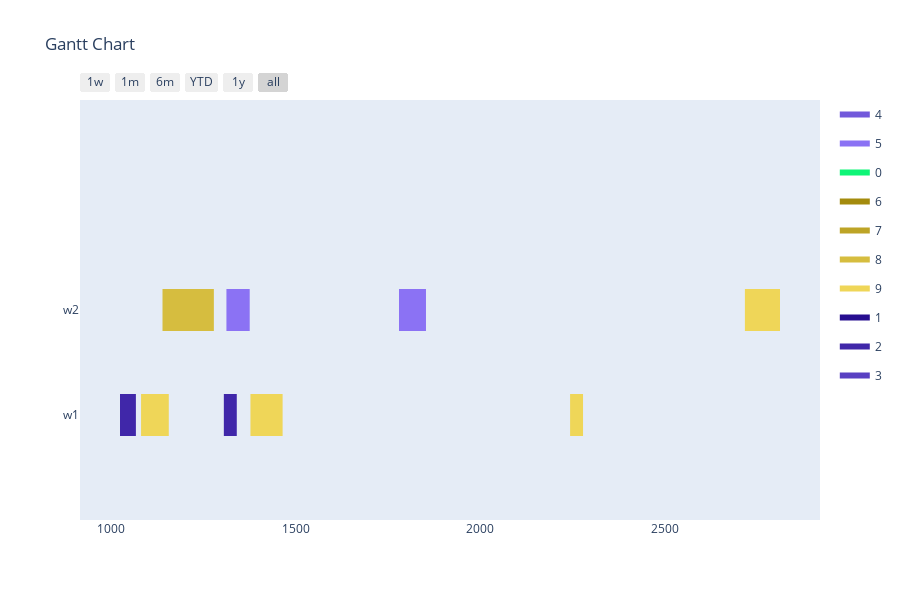

Notebook cell for this chart:
### Markdown cell above
Config 3 - Only valid mutations for time slots

### Code cell
optimizer = BaseGA(env)
optimizer.configure('tardiness', 'twopointcrossover', 'roulettewheel', 'onlyfeasibletimeslot')
last_time_slot = 0
for order in orders:
    if order[1] > last_time_slot:
        last_time_slot = order[1]
# all parameters after offspring_amount are optional (in this case -> verbose=True)
result, best_fitness_history, average_fitness_history, best_generation_history, feasible_gen = optimizer.optimize(orders, max_generations, earliest_time_slot, last_time_slot, population_size, offspring_amount, verbose=True)
workstation_assignments = reformat_result(result, orders, env)
visualize(workstation_assignments, best_fitness_history, average_fitness_history, best_generation_history, feasible_gen)

### Figure 1 — Plotly figure (JSON) as saved in the notebook; plotly's stock layout.template omitted (floating-point values rounded to 4 significant figures)
{"data": [{"fill": "toself", "fillcolor": "rgb(114, 89, 219)", "hoverinfo": "name", "legendgroup": "rgb(114, 89, 219)", "mode": "none", "name": "4", "type": "scatter", "x": [229, 282, 282, 229, 229, 746, 809, 809, 746, 746, 557, 620, 620, 557, 557, 720, 793, 793, 720], "y": [0.8, 0.8, 1.2, 1.2, null, 0.8, 0.8, 1.2, 1.2, null, 0.8, 0.8, 1.2, 1.2, null, 0.8, 0.8, 1.2, 1.2]}, {"fill": "toself", "fillcolor": "rgb(139, 114, 244)", "hoverinfo": "name", "legendgroup": "rgb(139, 114, 244)", "mode": "none", "name": "5", "type": "scatter", "x": [883, 946, 946, 883, 883, 1780, 1853, 1853, 1780, 1780, 1313, 1376, 1376, 1313, 1313, 602, 646, 646, 602], "y": [0.8, 0.8, 1.2, 1.2, null, 0.8, 0.8, 1.2, 1.2, null, 0.8, 0.8, 1.2, 1.2, null, 0.8, 0.8, 1.2, 1.2]}, {"fill": "toself", "fillcolor": "rgb(14, 245, 119)", "hoverinfo": "name", "legendgroup": "rgb(14, 245, 119)", "mode": "none", "name": "0", "type": "scatter", "x": [331, 404, 404, 331, 331, 247, 320, 320, 247, 247, 246, 319, 319, 246, 246, 294, 367, 367, 294], "y": [0.8, 0.8, 1.2, 1.2, null, 0.8, 0.8, 1.2, 1.2, null, 0.8, 0.8, 1.2, 1.2, null, 0.8, 0.8, 1.2, 1.2]}, {"fill": "toself", "fillcolor": "rgb(164, 139, 13)", "hoverinfo": "name", "legendgroup": "rgb(164, 139, 13)", "mode": "none", "name": "6", "type": "scatter", "x": [214, 287, 287, 214, 214, 245, 298, 298, 245, 245, 243, 296, 296, 243, 243, 219, 292, 292, 219], "y": [0.8, 0.8, 1.2, 1.2, null, 0.8, 0.8, 1.2, 1.2, null, 0.8, 0.8, 1.2, 1.2, null, 0.8, 0.8, 1.2, 1.2]}, {"fill": "toself", "fillcolor": "rgb(189, 164, 38)", "hoverinfo": "name", "legendgroup": "rgb(189, 164, 38)", "mode": "none", "name": "7", "type": "scatter", "x": [216, 299, 299, 216, 216, 246, 341, 341, 246, 246, 233, 328, 328, 233, 233, 310, 353, 353, 310, 310, 286, 321, 321, 286, 286, 280, 355, 355, 280], "y": [0.8, 0.8, 1.2, 1.2, null, 0.8, 0.8, 1.2, 1.2, null, 0.8, 0.8, 1.2, 1.2, null, -0.2, -0.2, 0.2, 0.2, null, -0.2, -0.2, 0.2, 0.2, null, -0.2, -0.2, 0.2, 0.2]}, {"fill": "toself", "fillcolor": "rgb(214, 189, 63)", "hoverinfo": "name", "legendgroup": "rgb(214, 189, 63)", "mode": "none", "name": "8", "type": "scatter", "x": [585, 643, 643, 585, 585, 843, 968, 968, 843, 843, 674, 732, 732, 674, 674, 304, 439, 439, 304, 304, 1140, 1255, 1255, 1140, 1140, 822, 947, 947, 822, 822, 1221, 1279, 1279, 1221], "y": [0.8, 0.8, 1.2, 1.2, null, 0.8, 0.8, 1.2, 1.2, null, 0.8, 0.8, 1.2, 1.2, null, 0.8, 0.8, 1.2, 1.2, null, 0.8, 0.8, 1.2, 1.2, null, 0.8, 0.8, 1.2, 1.2, null, 0.8, 0.8, 1.2, 1.2]}, {"fill": "toself", "fillcolor": "rgb(239, 214, 88)", "hoverinfo": "name", "legendgroup": "rgb(239, 214, 88)", "mode": "none", "name": "9", "type": "scatter", "x": [695, 778, 778, 695, 695, 2716, 2811, 2811, 2716, 2716, 1378, 1465, 1465, 1378, 1378, 1082, 1157, 1157, 1082, 1082, 500, 543, 543, 500, 500, 2243, 2278, 2278, 2243], "y": [0.8, 0.8, 1.2, 1.2, null, 0.8, 0.8, 1.2, 1.2, null, -0.2, -0.2, 0.2, 0.2, null, -0.2, -0.2, 0.2, 0.2, null, -0.2, -0.2, 0.2, 0.2, null, -0.2, -0.2, 0.2, 0.2]}, {"fill": "toself", "fillcolor": "rgb(39, 14, 144)", "hoverinfo": "name", "legendgroup": "rgb(39, 14, 144)", "mode": "none", "name": "1", "type": "scatter", "x": [217, 300, 300, 217, 217, 540, 623, 623, 540, 540, 700, 795, 795, 700, 700, 500, 595, 595, 500, 500, 397, 480, 480, 397, 397, 806, 893, 893, 806], "y": [0.8, 0.8, 1.2, 1.2, null, 0.8, 0.8, 1.2, 1.2, null, 0.8, 0.8, 1.2, 1.2, null, 0.8, 0.8, 1.2, 1.2, null, 0.8, 0.8, 1.2, 1.2, null, -0.2, -0.2, 0.2, 0.2]}, {"fill": "toself", "fillcolor": "rgb(64, 39, 169)", "hoverinfo": "name", "legendgroup": "rgb(64, 39, 169)", "mode": "none", "name": "2", "type": "scatter", "x": [643, 738, 738, 643, 643, 1306, 1341, 1341, 1306, 1306, 1025, 1068, 1068, 1025, 1025, 250, 293, 293, 250, 250, 559, 634, 634, 559, 559, 681, 768, 768, 681], "y": [0.8, 0.8, 1.2, 1.2, null, -0.2, -0.2, 0.2, 0.2, null, -0.2, -0.2, 0.2, 0.2, null, -0.2, -0.2, 0.2, 0.2, null, -0.2, -0.2, 0.2, 0.2, null, -0.2, -0.2, 0.2, 0.2]}, {"fill": "toself", "fillcolor": "rgb(89, 64, 194)", "hoverinfo": "name", "legendgroup": "rgb(89, 64, 194)", "mode": "none", "name": "3", "type": "scatter", "x": [328, 411, 411, 328, 328, 345, 428, 428, 345, 345, 585, 680, 680, 585, 585, 241, 324, 324, 241, 241, 635, 678, 678, 635, 635, 508, 543, 543, 508], "y": [0.8, 0.8, 1.2, 1.2, null, 0.8, 0.8, 1.2, 1.2, null, 0.8, 0.8, 1.2, 1.2, null, 0.8, 0.8, 1.2, 1.2, null, -0.2, -0.2, 0.2, 0.2, null, -0.2, -0.2, 0.2, 0.2]}, {"legendgroup": "rgb(114, 89, 219)", "marker": {"color": "rgb(114, 89, 219)", "opacity": 0, "size": 1}, "mode": "markers", "name": "", "showlegend": false, "text": [null, null, null, null, null, null, null, null], "type": "scatter", "x": [229, 282, 746, 809, 557, 620, 720, 793], "y": [1, 1, 1, 1, 1, 1, 1, 1]}, {"legendgroup": "rgb(139, 114, 244)", "marker": {"color": "rgb(139, 114, 244)", "opacity": 0, "size": 1}, "mode": "markers", "name": "", "showlegend": false, "text": [null, null, null, null, null, null, null, null], "type": "scatter", "x": [883, 946, 1780, 1853, 1313, 1376, 602, 646], "y": [1, 1, 1, 1, 1, 1, 1, 1]}, {"legendgroup": "rgb(14, 245, 119)", "marker": {"color": "rgb(14, 245, 119)", "opacity": 0, "size": 1}, "mode": "markers", "name": "", "showlegend": false, "text": [null, null, null, null, null, null, null, null], "type": "scatter", "x": [331, 404, 247, 320, 246, 319, 294, 367], "y": [1, 1, 1, 1, 1, 1, 1, 1]}, {"legendgroup": "rgb(164, 139, 13)", "marker": {"color": "rgb(164, 139, 13)", "opacity": 0, "size": 1}, "mode": "markers", "name": "", "showlegend": false, "text": [null, null, null, null, null, null, null, null], "type": "scatter", "x": [214, 287, 245, 298, 243, 296, 219, 292], "y": [1, 1, 1, 1, 1, 1, 1, 1]}, {"legendgroup": "rgb(189, 164, 38)", "marker": {"color": "rgb(189, 164, 38)", "opacity": 0, "size": 1}, "mode": "markers", "name": "", "showlegend": false, "text": [null, null, null, null, null, null, null, null, null, null, null, null], "type": "scatter", "x": [216, 299, 246, 341, 233, 328, 310, 353, 286, 321, 280, 355], "y": [1, 1, 1, 1, 1, 1, 0, 0, 0, 0, 0, 0]}, {"legendgroup": "rgb(214, 189, 63)", "marker": {"color": "rgb(214, 189, 63)", "opacity": 0, "size": 1}, "mode": "markers", "name": "", "showlegend": false, "text": [null, null, null, null, null, null, null, null, null, null, null, null, null, null], "type": "scatter", "x": [585, 643, 843, 968, 674, 732, 304, 439, 1140, 1255, 822, 947, 1221, 1279], "y": [1, 1, 1, 1, 1, 1, 1, 1, 1, 1, 1, 1, 1, 1]}, {"legendgroup": "rgb(239, 214, 88)", "marker": {"color": "rgb(239, 214, 88)", "opacity": 0, "size": 1}, "mode": "markers", "name": "", "showlegend": false, "text": [null, null, null, null, null, null, null, null, null, null, null, null], "type": "scatter", "x": [695, 778, 2716, 2811, 1378, 1465, 1082, 1157, 500, 543, 2243, 2278], "y": [1, 1, 1, 1, 0, 0, 0, 0, 0, 0, 0, 0]}, {"legendgroup": "rgb(39, 14, 144)", "marker": {"color": "rgb(39, 14, 144)", "opacity": 0, "size": 1}, "mode": "markers", "name": "", "showlegend": false, "text": [null, null, null, null, null, null, null, null, null, null, null, null], "type": "scatter", "x": [217, 300, 540, 623, 700, 795, 500, 595, 397, 480, 806, 893], "y": [1, 1, 1, 1, 1, 1, 1, 1, 1, 1, 0, 0]}, {"legendgroup": "rgb(64, 39, 169)", "marker": {"color": "rgb(64, 39, 169)", "opacity": 0, "size": 1}, "mode": "markers", "name": "", "showlegend": false, "text": [null, null, null, null, null, null, null, null, null, null, null, null], "type": "scatter", "x": [643, 738, 1306, 1341, 1025, 1068, 250, 293, 559, 634, 681, 768], "y": [1, 1, 0, 0, 0, 0, 0, 0, 0, 0, 0, 0]}, {"legendgroup": "rgb(89, 64, 194)", "marker": {"color": "rgb(89, 64, 194)", "opacity": 0, "size": 1}, "mode": "markers", "name": "", "showlegend": false, "text": [null, null, null, null, null, null, null, null, null, null, null, null], "type": "scatter", "x": [328, 411, 345, 428, 585, 680, 241, 324, 635, 678, 508, 543], "y": [1, 1, 1, 1, 1, 1, 1, 1, 0, 0, 0, 0]}], "layout": {"height": 600, "hovermode": "closest", "showlegend": true, "title": {"text": "Gantt Chart"}, "xaxis": {"rangeselector": {"buttons": [{"count": 7, "label": "1w", "step": "day", "stepmode": "backward"}, {"count": 1, "label": "1m", "step": "month", "stepmode": "backward"}, {"count": 6, "label": "6m", "step": "month", "stepmode": "backward"}, {"count": 1, "label": "YTD", "step": "year", "stepmode": "todate"}, {"count": 1, "label": "1y", "step": "year", "stepmode": "backward"}, {"step": "all"}]}, "showgrid": false, "type": "date", "zeroline": false}, "yaxis": {"autorange": false, "range": [-1, 3], "showgrid": false, "ticktext": ["w1", "w2"], "tickvals": [0, 1], "zeroline": false}}}
